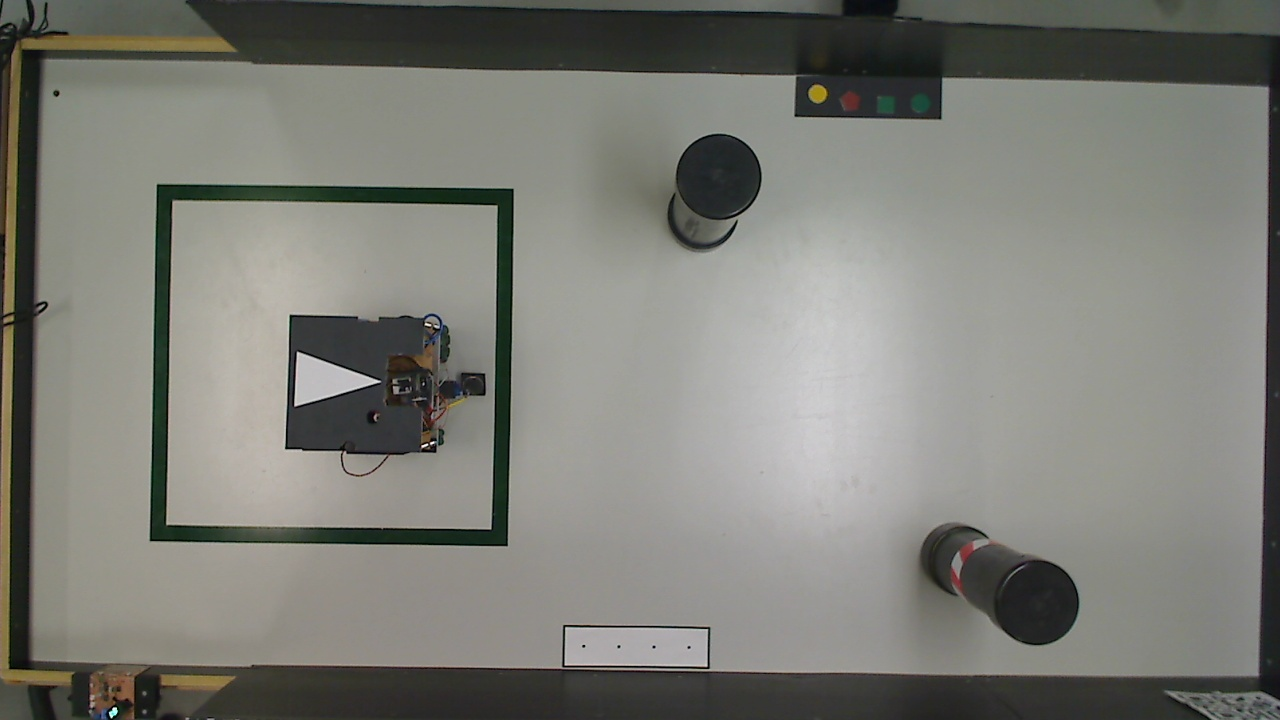
#> input picture tests/Domain/photo_1280_720_1.jpg, 1280 x 720 px
$ python -i DetectionRobotTest.py   (imports and definitions only)
#> lines starting #> are read from the running program, lines starting #| are printed output that depends on the picture; after the words box and inside, x2 and y2 are one past the last pixel; in counts of white or black regions, pixels touching at a corner belong together
#> further down, picture is the input picture: shape (720, 1280, 3); mean B, G, R 118.3, 124.9, 124.5
import unittest
import numpy as np
import cv2

from Domain.RobotDetector import RobotDetector
from Domain.RobotDetector import RobotNotFoundError
from Application.VisionController import VisionController

def crop_img(big_img):
    mask = cv2.adaptiveThreshold(cv2.cvtColor(big_img.copy(), cv2.COLOR_BGR2GRAY), 255,
                                 cv2.THRESH_BINARY, cv2.THRESH_BINARY, 11, 2)
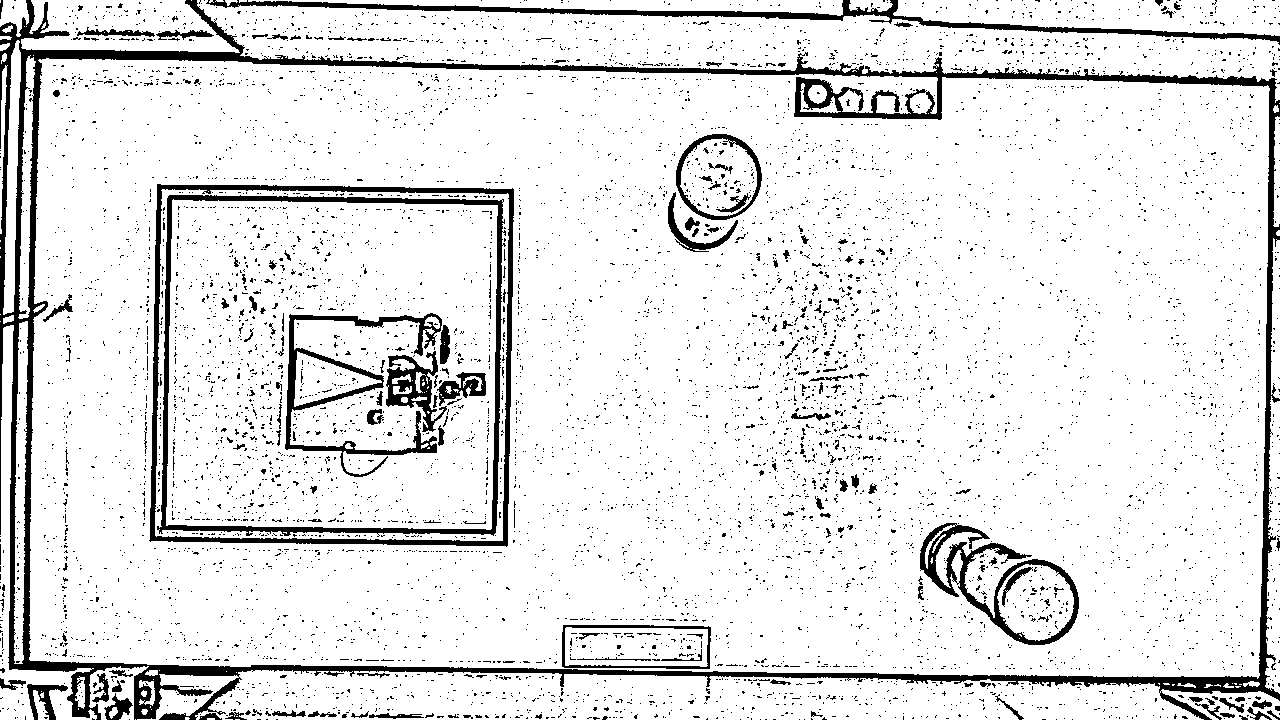
#> mask: shape (720, 1280); 89.7% white; 7291 black regions (7119 under 20 px), largest, box (x1, y1, x2, y2) and area: (0, 0, 1280, 720) 35343, (149, 184, 514, 547) 6988, (157, 195, 506, 537) 6667
    kernel = cv2.getStructuringElement(cv2.MORPH_RECT, (3, 3))
    mask = cv2.morphologyEx(mask, cv2.MORPH_OPEN, kernel=kernel, iterations=2)
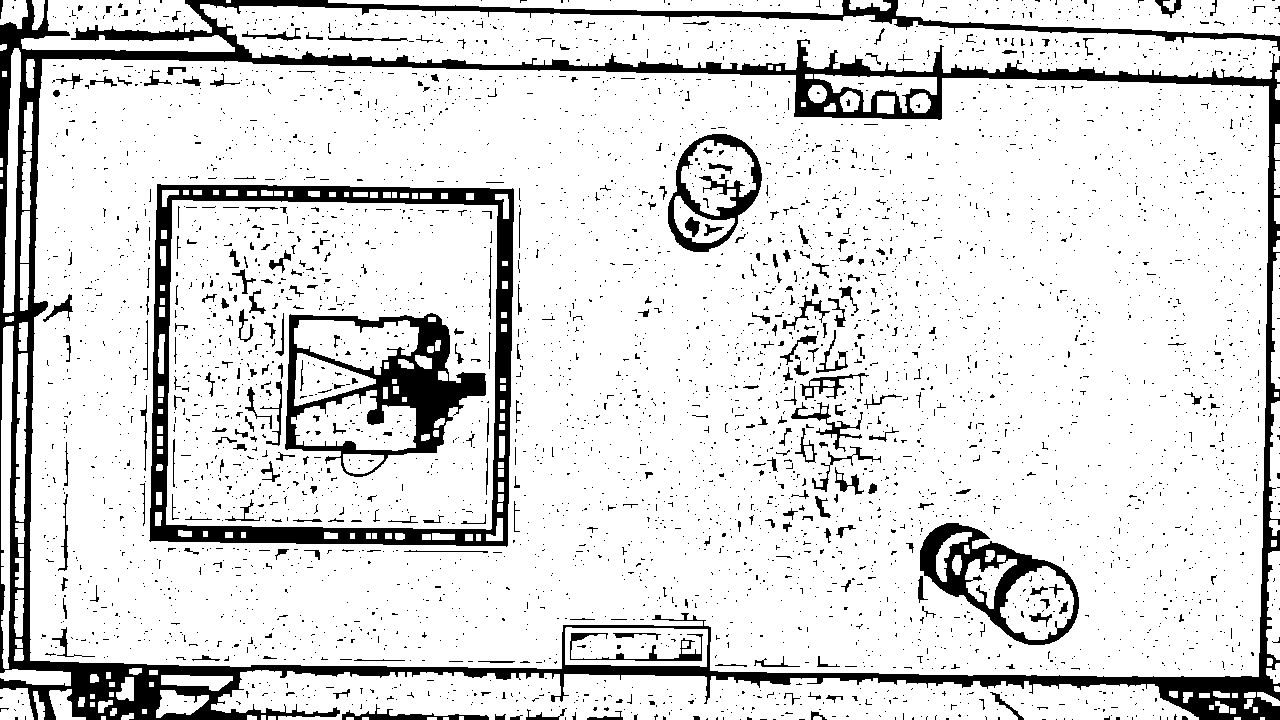
#> mask: shape (720, 1280); 86.5% white; 4319 black regions (4050 under 20 px)
    contours, hierarchy = cv2.findContours(mask, cv2.RETR_EXTERNAL, cv2.CHAIN_APPROX_SIMPLE)
#> contours = 105 contours, 24 with area under 20; largest, box (x1, y1, x2, y2) and area: (30, 59, 1269, 677) 721800, (200, 4, 1280, 79) 46114, (211, 670, 1199, 720) 35026, (896, 0, 1280, 36) 9736, (21, 0, 235, 52) 6757
    contours = sorted(contours, key=cv2.contourArea, reverse=True)[:15]
#> contours = 15 contours; largest, box (x1, y1, x2, y2) and area: (30, 59, 1269, 677) 721800, (200, 4, 1280, 79) 46114, (211, 670, 1199, 720) 35026, (896, 0, 1280, 36) 9736, (21, 0, 235, 52) 6757
    color_img = cv2.cvtColor(mask, cv2.COLOR_GRAY2BGR)
#> color_img: shape (720, 1280, 3); 86.5% white; 4319 black regions (4050 under 20 px), largest, box (x1, y1, x2, y2) and area: (0, 0, 1280, 720) 58462, (149, 184, 514, 547) 17900, (285, 313, 486, 477) 10085
    for c in contours:
        contour_length = cv2.arcLength(c, True)
        polygon_points = cv2.approxPolyDP(c, 0.02 * contour_length, True)
        area = cv2.contourArea(polygon_points)
        if area >= 600000 and area <= 800000:
            x, y, w, h = cv2.boundingRect(polygon_points)

            rect = cv2.minAreaRect(c)
            box = cv2.boxPoints(rect)
            box = np.int0(box)
            # cv2.drawContours(color_img, [box], 0, (255, 0, 0), 2)
            # cv2.drawContours(color_img, [box], 0, (255, 0, 0), 2)
            cv2.rectangle(color_img, (x, y), (x + w, y + h), (0, 255, 0), 2)

            cv2.putText(color_img, 'zone de depart detecte', (x, y), 0, 0.3, (0, 255, 0))
            break
#> this loop made 1 pass
#> (contour_length, polygon_points, area, x, y, w, h, rect) on pass 1: (4050.7, [[42, 59], [30, 660], [1258, 676], [1268, 86]], 730915, 30, 59, 1239, 618, ((649.1, 371.1), (605, 1232.9), -88.96))
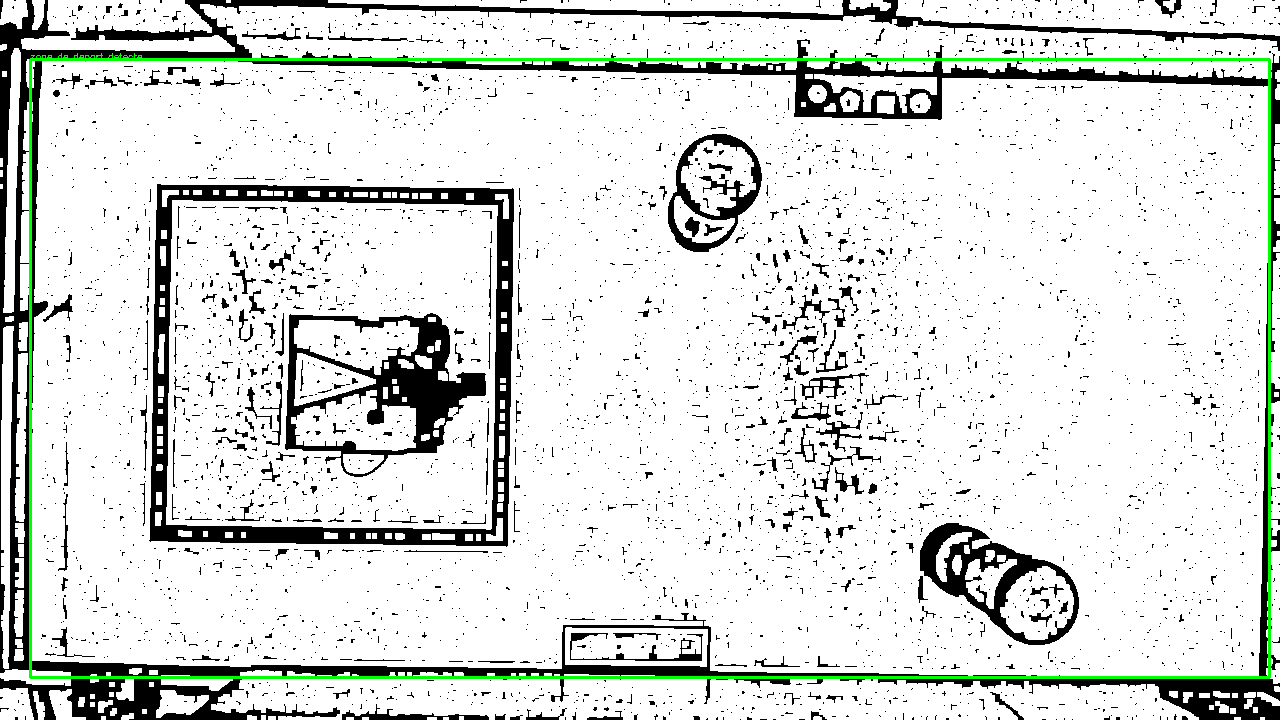
#> color_img: shape (720, 1280, 3); mean B, G, R 218.9, 222, 218.9
    crop_img = big_img[y:y + h, x:x + w]
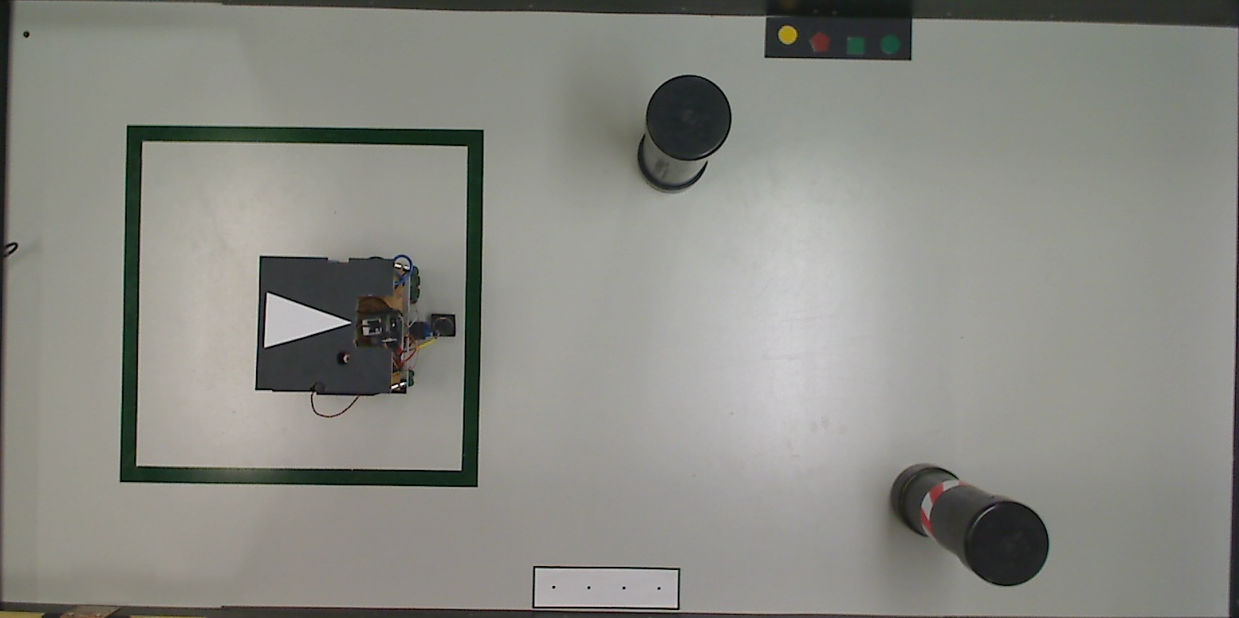
#> crop_img: shape (618, 1239, 3); mean B, G, R 132.1, 138.6, 138.2
    return crop_img

class RobotDetectionTest(unittest.TestCase):
    # [28 lines left out: functions test_given_an_image_with_robot_it_returns_the_robot_position, test_given_an_image_without_robot_raise_error, test_given_an_image_with_robot_parallel_to_axes_it_returns_the_right_robot_angle, test_given_an_image_with_robot_it_returns_the_right_robot_angle, not called in this run]


# [2 lines not run here, left out]

>>> import cv2
>>> picture = cv2.imread('photo_1280_720_1.jpg')
>>> result = crop_img(picture)

$ run again, on tests/Domain/picture_3_1280_720_rip0.jpg
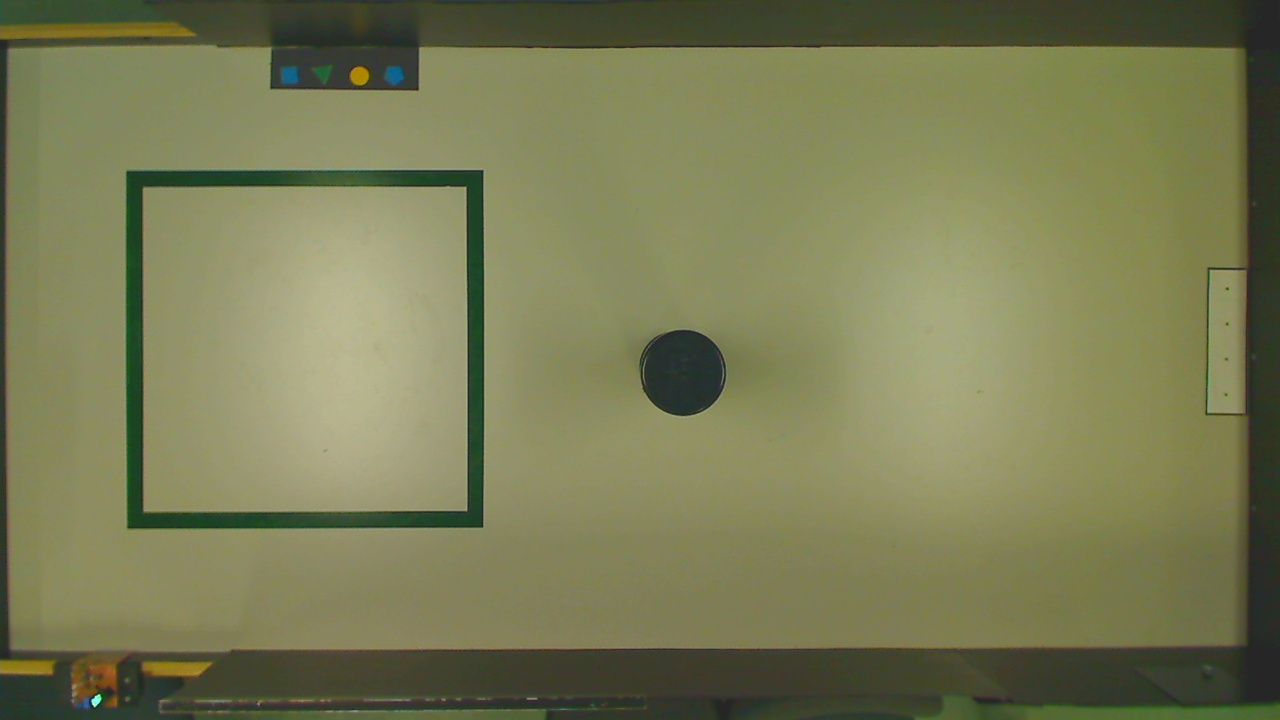
#> input picture tests/Domain/picture_3_1280_720_rip0.jpg, 1280 x 720 px
#> picture is the input picture: shape (720, 1280, 3); mean B, G, R 84.6, 123.6, 121.2
#> in crop_img, `mask = cv2.morphologyEx(mask, cv2.MORPH_OPEN, kernel=kernel, iteration..`:
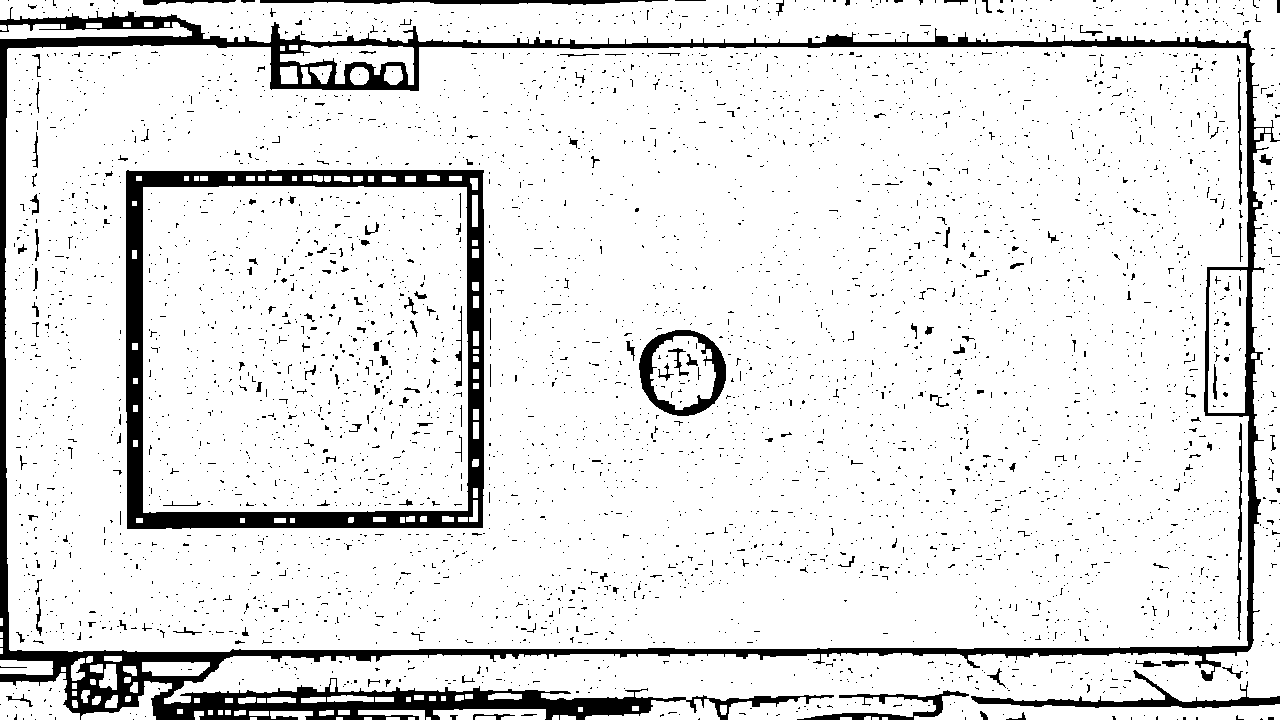
#> mask: shape (720, 1280); 90.2% white; 4459 black regions (4302 under 20 px)
#> in crop_img, `contours, hierarchy = cv2.findContours(mask, cv2.RETR_EXTERNAL, cv2.CH..`: contours = 92 contours, 22 with area under 20; largest, box (x1, y1, x2, y2) and area: (5, 45, 1249, 652) 732584, (164, 134, 1280, 720) 62966, (0, 0, 1280, 140) 46445, (1208, 270, 1247, 413) 5121, (0, 673, 80, 720) 2548
#> in crop_img, `contours = sorted(contours, key=cv2.contourArea, reverse=True)[:15]`: contours = 15 contours; largest, box (x1, y1, x2, y2) and area: (5, 45, 1249, 652) 732584, (164, 134, 1280, 720) 62966, (0, 0, 1280, 140) 46445, (1208, 270, 1247, 413) 5121, (0, 673, 80, 720) 2548
#> the loop in crop_img, `for c in contours:` made 1 pass
#> (contour_length, polygon_points, area, x, y, w, h, rect) on pass 1: (3901.1, [[7, 49], [10, 650], [1247, 645], [1245, 48]], 741270, 7, 48, 1241, 603, ((626.5, 348), (606, 1243), -90))
#> in crop_img, `crop_img = big_img[y:y + h, x:x + w]`:
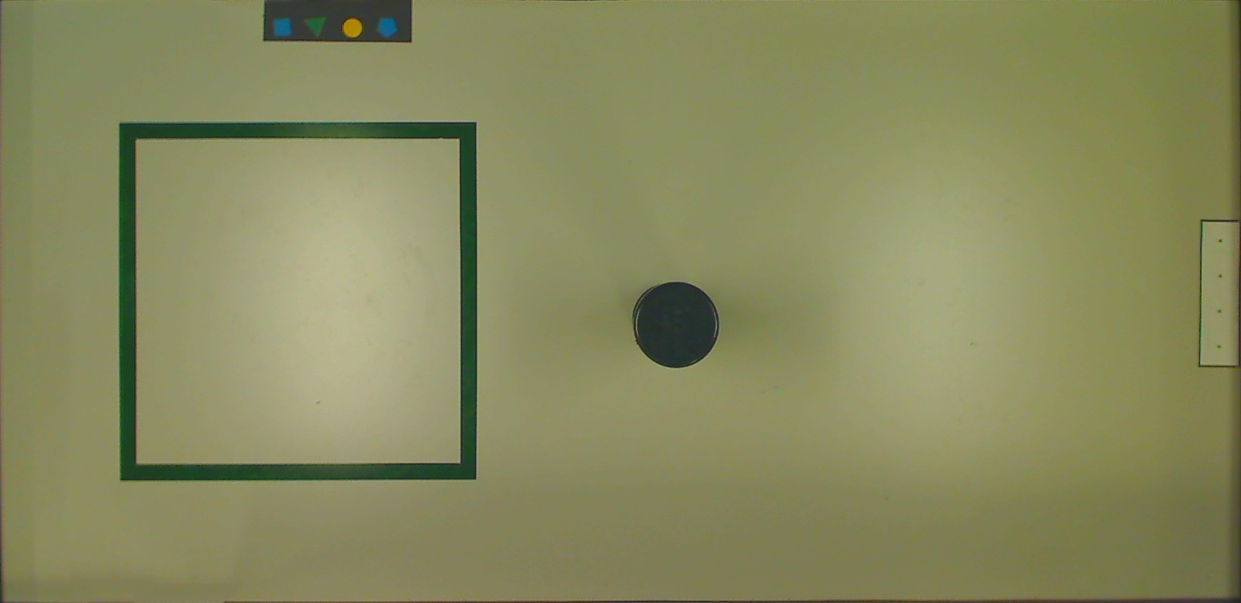
#> crop_img: shape (603, 1241, 3); mean B, G, R 94.1, 137.1, 135.1
